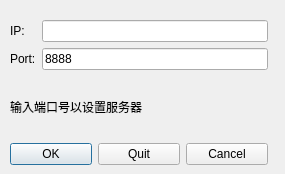
<?xml version="1.0" encoding="UTF-8"?>
<ui version="4.0">
 <class>ServerDialog</class>
 <widget class="QDialog" name="ServerDialog">
  <property name="geometry">
   <rect>
    <x>0</x>
    <y>0</y>
    <width>285</width>
    <height>174</height>
   </rect>
  </property>
  <property name="windowTitle">
   <string>设置服务器</string>
  </property>
  <widget class="QWidget" name="layoutWidget">
   <property name="geometry">
    <rect>
     <x>10</x>
     <y>20</y>
     <width>258</width>
     <height>145</height>
    </rect>
   </property>
   <layout class="QVBoxLayout" name="verticalLayout_3">
    <item>
     <layout class="QVBoxLayout" name="verticalLayout_2">
      <item>
       <layout class="QVBoxLayout" name="verticalLayout">
        <item>
         <layout class="QGridLayout" name="gridLayout">
          <item row="0" column="0">
           <widget class="QLabel" name="label">
            <property name="text">
             <string>IP:</string>
            </property>
           </widget>
          </item>
          <item row="1" column="0">
           <widget class="QLabel" name="label_2">
            <property name="text">
             <string>Port:</string>
            </property>
           </widget>
          </item>
          <item row="1" column="1">
           <widget class="QLineEdit" name="portEdit">
            <property name="text">
             <string>8888</string>
            </property>
           </widget>
          </item>
          <item row="0" column="1">
           <widget class="QLineEdit" name="ipEdit">
            <property name="text">
             <string/>
            </property>
           </widget>
          </item>
         </layout>
        </item>
        <item>
         <layout class="QHBoxLayout" name="horizontalLayout">
          <item>
           <widget class="QLabel" name="statusLabel">
            <property name="text">
             <string>输入端口号以设置服务器</string>
            </property>
           </widget>
          </item>
         </layout>
        </item>
       </layout>
      </item>
     </layout>
    </item>
    <item>
     <layout class="QHBoxLayout" name="horizontalLayout_2">
      <item>
       <widget class="QPushButton" name="okButton">
        <property name="text">
         <string>OK</string>
        </property>
       </widget>
      </item>
      <item>
       <widget class="QPushButton" name="quitButton">
        <property name="text">
         <string>Quit</string>
        </property>
       </widget>
      </item>
      <item>
       <widget class="QPushButton" name="cancelButton">
        <property name="text">
         <string>Cancel</string>
        </property>
       </widget>
      </item>
     </layout>
    </item>
   </layout>
  </widget>
 </widget>
 <resources/>
 <connections/>
</ui>
